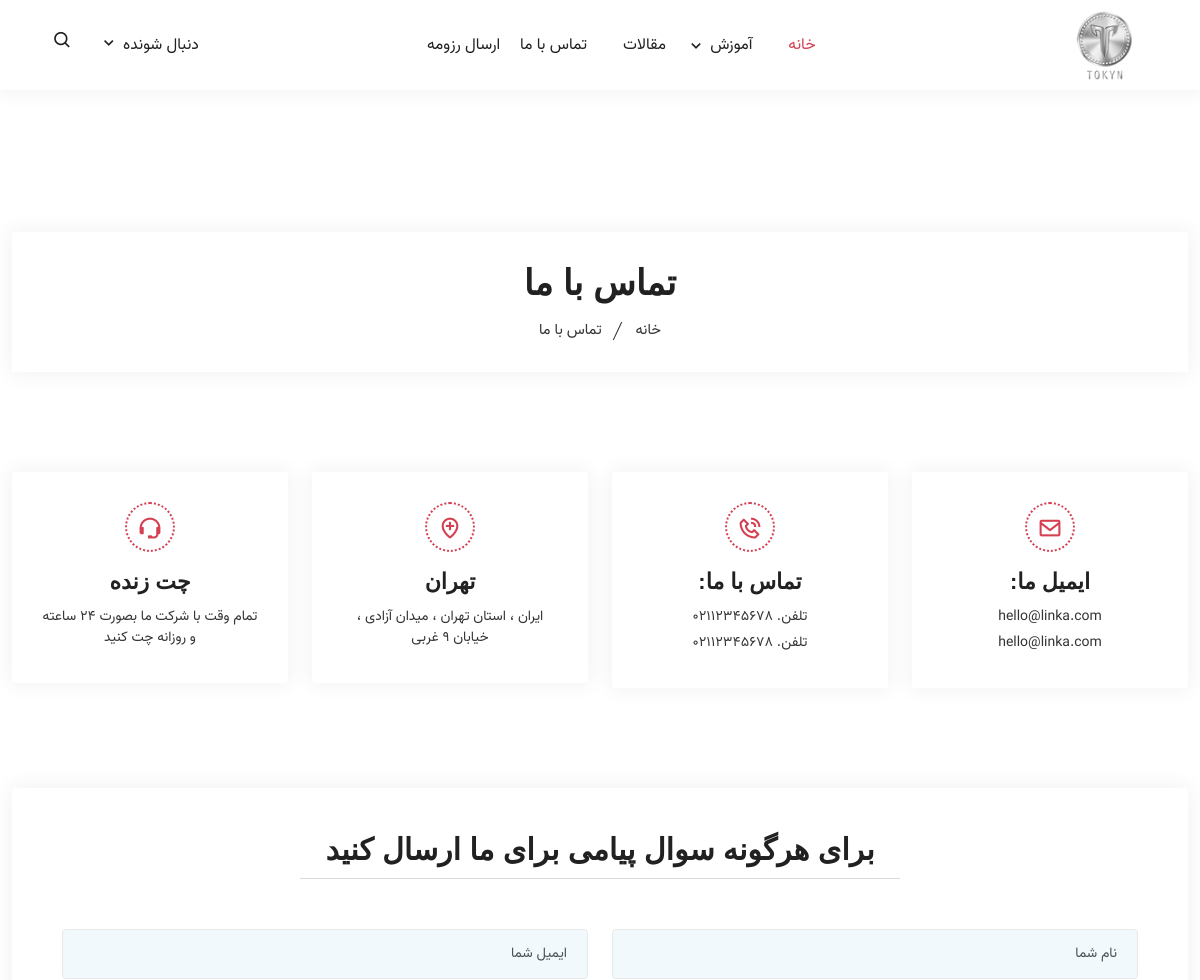
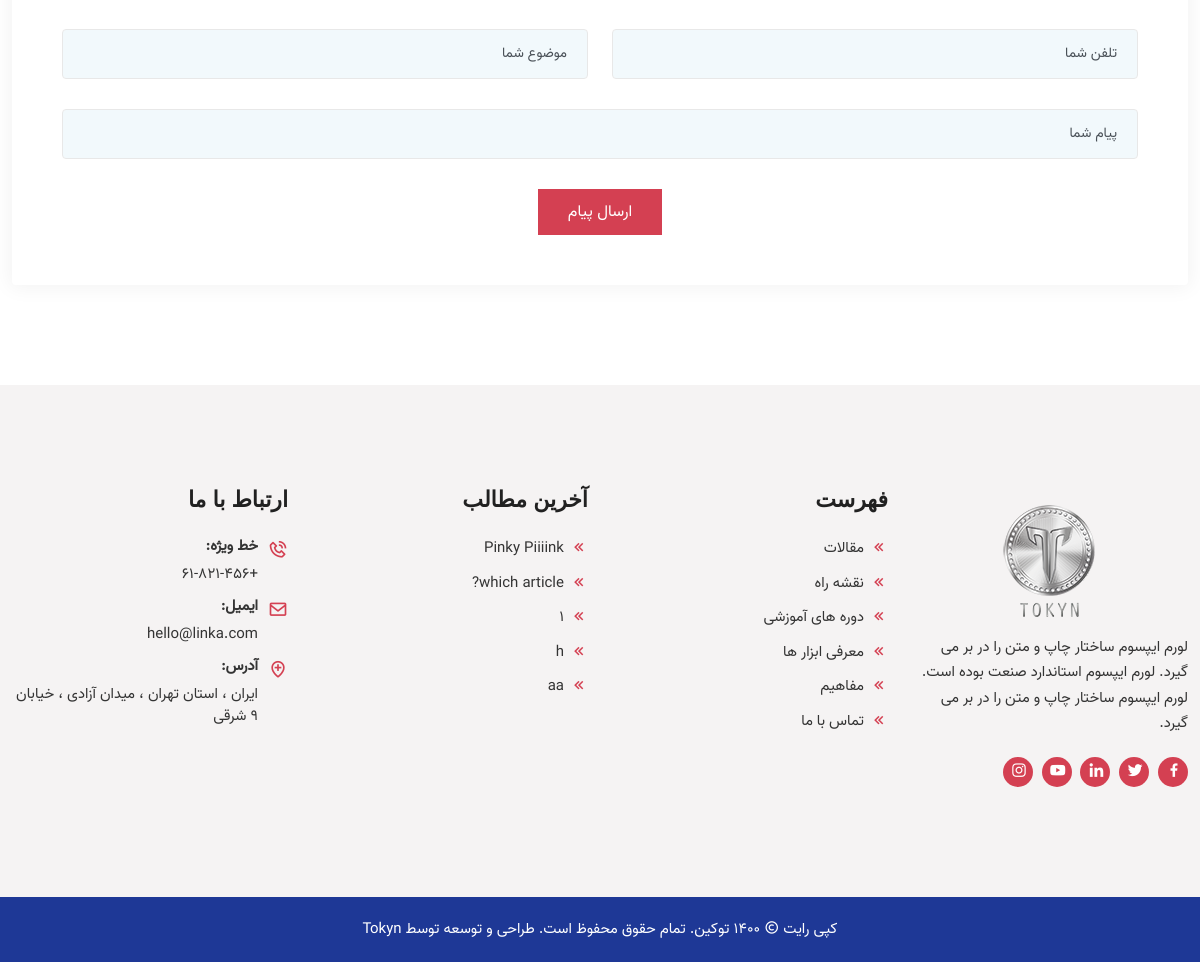
The app's page /aboutus with its own data (2 pictures, top to bottom).
### blogs/models.py (models this page shows, shortened)
class Article(models.Model):
    title = models.CharField(max_length=200)
    description = models.TextField(max_length=1000)
    description = RichTextUploadingField()
    created = models.DateTimeField(auto_now_add=True)
    updated = models.DateTimeField(null=True, blank=True)
    user = models.ForeignKey(User, on_delete=models.CASCADE)
    category = models.ManyToManyField(Category)
    image = models.ImageField(upload_to='blogs/images/', null=True)

### blogs/views.py (the view, shortened to what this page needs)
# urls.py: path('aboutus', views.aboutus, name= "aboutus"),
def aboutus(request):
    if request.method == 'GET':
        return render(request, 'blogs/aboutus.html' , {'form': MessageForm()})

### blogs/views.py (called while the page is built)
def categoriesBase(request):
    articles = Article.objects.order_by('-created')
    listof_articles = []
    x = 0
    for article in articles:
        if x <= 4:
            listof_articles.append(article)
            x += 1
    return({'categories' : Category.objects.all(), 'listof_articles': listof_articles, 'article': article})

### blogs/templates/blogs/aboutus.html (shortened to what this page needs)
{% extends 'blogs/base.html' %}
{% block content %}
<div class="page-title-area bg-9">
<div class="container">
<div class="page-title-content">
<h2>تماس با ما</h2>
<ul>
<li>
<a href="{% url 'home' %}">
خانه
</a>
</li>
<li>تماس با ما</li>
</ul>
</div>
</div>
</div>
<section class="contact-info-area pt-100 pb-70">
<div class="container">
<div class="row">
<div class="col-lg-3 col-sm-6">
<div class="single-contact-info">
<i class="bx bx-envelope"></i>
<h3>ایمیل ما:</h3>
<a href="mailto: hello@linka.com">hello@linka.com</a>
<a href="mailto: hello@linka.com">hello@linka.com</a>
</div>
</div>
<div class="col-lg-3 col-sm-6">
<div class="single-contact-info">
<i class="bx bx-phone-call"></i>
<h3>تماس با ما:</h3>
<a href="tel:+(123)1800-567-8990">تلفن. 02112345678</a>
<a href="tel:+(124)1523-567-9874">تلفن. 02112345678</a>
</div>
</div>
<div class="col-lg-3 col-sm-6">
<div class="single-contact-info">
<i class="bx bx-location-plus"></i>
<h3>تهران</h3>
<a href="#">ایران ، استان تهران ، میدان آزادی ، خیابان 9 غربی</a>
</div>
</div>
<div class="col-lg-3 col-sm-6">
<div class="single-contact-info">
<i class="bx bx-support"></i>
<h3>چت زنده</h3>
<a href="#">تمام وقت با شرکت ما بصورت 24 ساعته و روزانه چت کنید</a>
</div>
</div>
</div>
</div>
</section>
<section class="main-contact-area pb-100">
<div class="container">
<div class="row">
<div class="col-12">
<div class="contact-wrap contact-pages mb-0">
<div class="contact-form">
<div class="section-title">
<h2>برای هرگونه سوال پیامی برای ما ارسال کنید</h2>
</div>
<form method="POST" >
<div class="row">
<div class="col-lg-6 col-sm-6">
<div class="form-group">
    {{form.name}}
</div>
</div>
<div class="col-lg-6 col-sm-6">
<div class="form-group">
    {{form.email}}
</div>
</div>
<div class="col-lg-6 col-sm-6">
<div class="form-group">
    {{form.phonenumber}}
</div>
</div>
<div class="col-lg-6 col-sm-6">
<div class="form-group">
    {{form.subject}}
</div>
</div>
<div class="col-lg-12 col-md-12">
<div class="form-group">
    {{form.message_text}}
</div>
</div>
<div class="col-lg-12 col-md-12">
<button type="submit" class="default-btn btn-two">
ارسال پیام
</button>
</div>
</div>
</form>
</div>
</div>
</div>
</div>
</div>
</section>
{% endblock %}

### blogs/templates/blogs/base.html (shortened to what this page needs)
<!doctype html>
<html lang="fa" dir="rtl">
<head>
<link rel="stylesheet" href="{{url}}/static/blogs/assets/css/bootstrap.rtl.min.css">
<link rel="stylesheet" href="{{url}}/static/blogs/assets/css/owl.theme.default.min.css">
<link rel="stylesheet" href="{{url}}/static/blogs/assets/css/owl.carousel.min.css">
<link rel="stylesheet" href="{{url}}/static/blogs/assets/css/magnific-popup.min.css">
<link rel="stylesheet" href="{{url}}/static/blogs/assets/css/animate.min.css">
<link rel="stylesheet" href="{{url}}/static/blogs/assets/css/boxicons.min.css">
<link rel="stylesheet" href="{{url}}/static/blogs/assets/css/flaticon.css">
<link rel="stylesheet" href="{{url}}/static/blogs/assets/css/meanmenu.min.css">
<link rel="stylesheet" href="{{url}}/static/blogs/assets/css/nice-select.min.css">
<link rel="stylesheet" href="{{url}}/static/blogs/assets/css/style.css">
<link rel="stylesheet" href="{{url}}/static/blogs/assets/css/responsive.css">
<link rel="stylesheet" href="{{url}}/static/blogs/assets/css/rtl.css">
</head>
<body>
<div class="navbar-area navbar-area-two">
<div class="main-nav">
<nav class="navbar navbar-expand-md">
<div class="container-fluid">
<a class="navbar-brand" href="index.html">
<img src="assets/img/rsz_small-logo.png" alt="Logo">
</a>
<div class="collapse navbar-collapse mean-menu">
<ul class="navbar-nav m-auto">
<li class="nav-item">
<a href="{% url 'home' %}" class="nav-link active">
خانه
</li>
<li class="nav-item">
<a href="#" class="nav-link">
آموزش
</a>
</li>
</ul>
<li class="nav-item">
<a href="{% url 'currentarticles' %}" class="nav-link">
مقالات
</li>
<li class="nav-item">
<a href="{% url 'aboutus' %}" class="nav-link">تماس با ما</a>
</li>
    <li class="nav-item">
<a href="{% url 'hiringuser' %}" class="nav-link">ارسال رزومه</a>
</li>
<div class="others-option">
<div class="follow">
<span>دنبال شونده</span>
<i class="bx bx-chevron-down"></i>
</div>
<div class="option-item">
<i class="search-btn bx bx-search"></i>
</div>
</div>
</div>
</div>
</nav>
</div>
</div>
{% if user.is_authenticated %}
Logged In as {{ user.username }}
<br>
<br>
<br>
<br>
<a href="{% url 'currentarticles' %}">Current</a>
<br>
<a href="{% url 'viewcategories' %}">Categories</a>
<br>
<br>
<form action="{% url 'logoutuser' %}" method="POST">
    {% csrf_token %}
<button type="submit">Logout</button>
</form>
{% else %}
<br>
<br>
{% endif %}
{% block content %}
{% endblock %}
<footer class="footer-top-area pt-100 pb-70">
<div class="container">
<div class="row">
<div class="col-lg-3 col-md-6">
<div class="single-widget">
<a href="index.html">
<img src="{{url}}assets/img/small-logo.png" alt="Image">
</a>
<p>لورم ایپسوم ساختار چاپ و متن را در بر می گیرد. لورم ایپسوم استاندارد صنعت بوده است. لورم ایپسوم ساختار چاپ و متن را در بر می گیرد.</p>
<div class="social-area">
<ul>
<li>
<a href="#" target="_blank">
<i class="bx bxl-facebook"></i>
</a>
</li>
<li>
<a href="#" target="_blank">
<i class="bx bxl-twitter"></i>
</a>
</li>
<li>
<a href="#" target="_blank">
<i class="bx bxl-linkedin"></i>
</a>
</li>
<li>
<a href="#" target="_blank">
<i class="bx bxl-youtube"></i>
</a>
</li>
<li>
<a href="#" target="_blank">
<i class="bx bxl-instagram"></i>
</a>
</li>
</ul>
</div>
</div>
</div>
<div class="col-lg-3 col-md-6">
<div class="single-widget">
<h3>فهرست</h3>
<ul>
<li>
<a href="{% url 'currentarticles' %}">
<i class="bx bx-chevrons-left"></i>
مقالات
</a>
</li>
<li>
<a href="video.html">
<i class="bx bx-chevrons-left"></i>
نقشه راه
</a>
</li>
<li>
<a href="video.html">
<i class="bx bx-chevrons-left"></i>
دوره های آموزشی
</a>
</li>
<li>
<a href="video.html">
<i class="bx bx-chevrons-left"></i>
معرفی ابزار ها
</a>
</li>
<li>
<a href="full-width-blog.html">
<i class="bx bx-chevrons-left"></i>
مفاهیم
</a>
</li>
<li>
<a href="{% url 'aboutus' %}">
<i class="bx bx-chevrons-left"></i>
تماس با ما
</a>
</li>
</ul>
</div>
</div>
<div class="col-lg-3 col-md-6">
<div class="single-widget">
<h3>آخرین مطالب</h3>
<ul>
{% for article in listof_articles %}
<li>
<a href="{% url 'viewarticle' article.id %}">
<i class="bx bx-chevrons-left"></i>
{{  article.title }}</a>
</li>
{% endfor %}
</ul>
</div>
</div>
<div class="col-lg-3 col-md-6">
<div class="single-widget contact">
<h3>ارتباط با ما</h3>
<ul>
<li>
<i class="bx bx-phone-call"></i>
<span>خط ویژه:</span>
<a href="tel:+61-821-456">
+61-821-456
</a>
</li>
<li>
<i class="bx bx-envelope"></i>
<span>ایمیل:</span>
<a href="mailto: hello@linka.com">hello@linka.com
</a>
</li>
<li>
<i class="bx bx-location-plus"></i>
<span>آدرس:</span>
ایران ، استان تهران ، میدان آزادی ، خیابان 9 شرقی
</li>
</ul>
</div>
</div>
</div>
</div>
</footer>
<footer class="footer-bottom-area">
<div class="container">
<div class="copy-right">
<p>کپی رایت <i class="bx bx-copyright"></i> 1400 توکین. تمام حقوق محفوظ است. طراحی و توسعه توسط <a href=# target="_blank"> Tokyn </a></p>
</div>
</div>
</footer>
</body>
</html>

### blogs/static/blogs/assets/css/rtl.css (style rules this page uses)
body { direction: rtl; text-align: right; }
.navbar-area .main-nav .navbar-brand { margin-right: 0; }
.navbar-area .others-option .option-item { margin-left: 0; }
.single-widget ul li a i { margin-right: 0; margin-left: 2px; }
.single-widget.contact ul li a { padding-left: 0; padding-right: 0; }
.single-widget.contact ul li { padding-left: 0; padding-right: 30px; }
.single-widget.contact ul li i { left: unset; right: 0; }
.single-widget .social-area ul li a { margin-right: 0; margin-left: 5px; }
.page-title-area .page-title-content ul li::before { right: unset; left: -3px; }

### records on screen
Article: title "Pinky Piiiink"
Article: title "which article?"
Article: title "1"
Article: title "h"
Article: title "aa"
